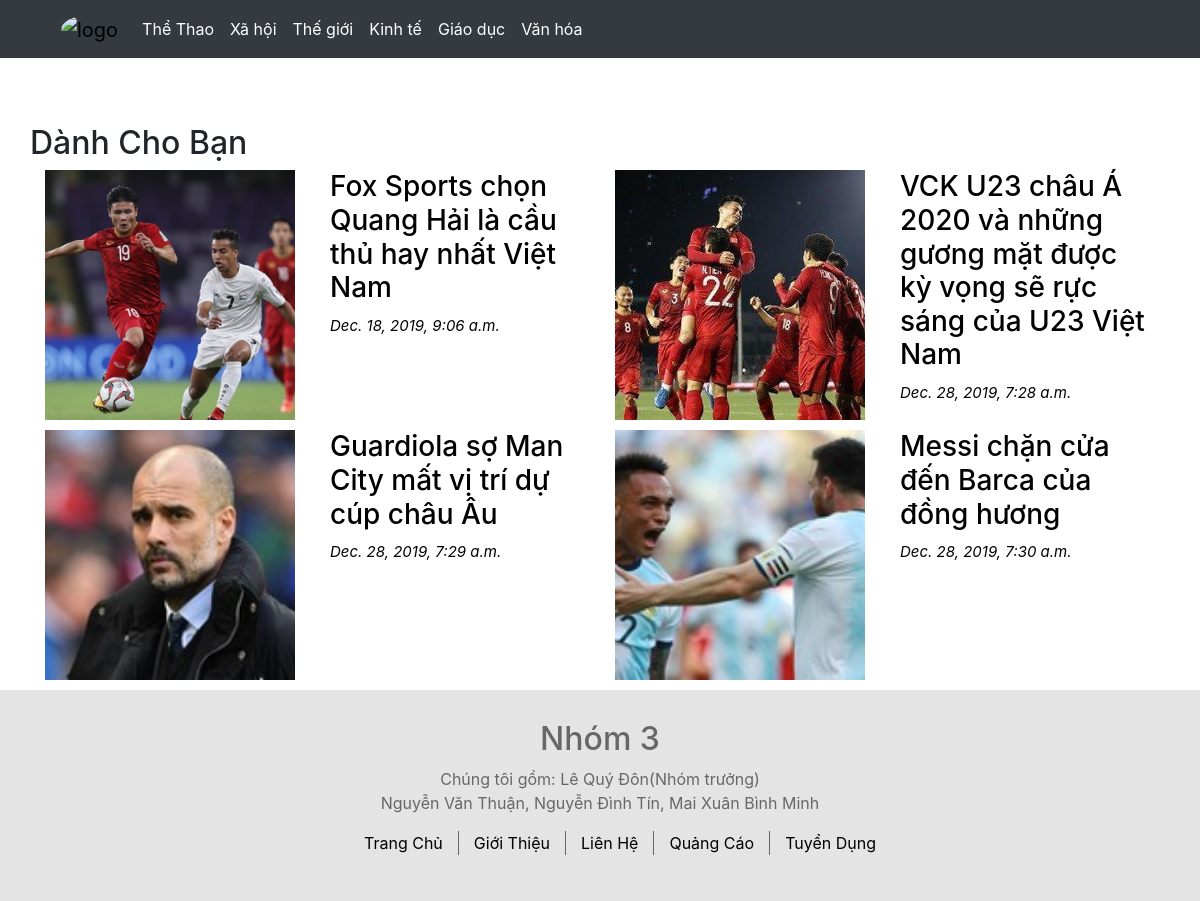
Before: /polls/list/1 with the older database file.
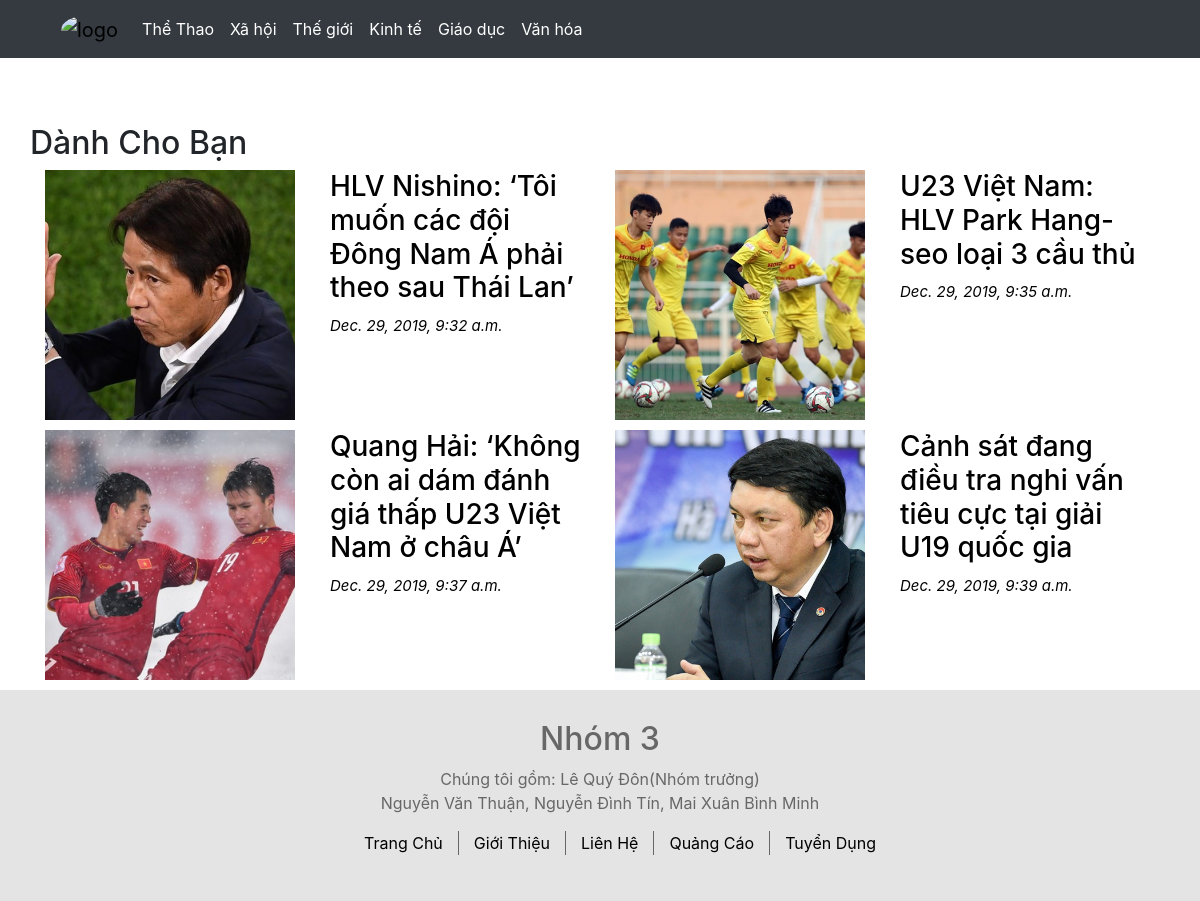
After: the same page with the newer database file.
### polls/models.py (models this page shows)
class Theloai(models.Model):
    id = models.AutoField(primary_key=True)
    ten_the_loai=models.CharField(max_length=200)

class Tintuc(models.Model):
    id=models.AutoField(primary_key=True)
    tieu_de=models.CharField(max_length=1000)
    tom_tat=models.TextField(default={})
    hinh=models.ImageField(upload_to="images/", blank=True, null=True)
    ngaytao=models.DateTimeField(auto_now = True)
    noidung=RichTextField()
    theloai=models.ForeignKey(Theloai,on_delete=models.CASCADE)

### polls/views.py (the view)
# urls.py: path('list/<int:loai_id>',views.viewlisttintuc,name="list"),
def viewlisttintuc(request, loai_id):
    listtt=Theloai.objects.get(pk=loai_id)
    listloai=Theloai.objects.all()
    return render(request,"polls/loaitintuc.html",{"tintuc":listtt,"listloai":listloai})

### polls/templates/polls/loaitintuc.html (shortened to what this page needs)
 {% extends 'polls/base.html' %}
 {% block content %}
  <header>
        <div class="container-fluid bg-dark menu ">
            <div class="container ">
                <nav class="navbar navbar-expand-sm bg-dark navbar-dark ">
                    <a class="navbar-brand" href="{% url 'index' %}">
                        <img src="https://image.freepik.com/free-vector/newspaper-logo_10250-2347.jpg" alt="logo" class="logo">
                    </a>
                    <ul class="navbar-nav">
                       {% for item in listloai %}
                       <li class="nav-item">
                        <a class="nav-link text-white" href="{% url 'list' item.id %}">{{item.ten_the_loai}}</a>
                        <li>
                        {% endfor %}
                    </ul>
                </nav>
            </div>
        </div>
    </header>
 <br>
 <main>
    <div class="container">
            <div class="row"><h2>Dành Cho Bạn</h2></div>
            <div class="row ">
            {% for item in tintuc.tintuc_set.all %}
                <div class="col-6 item">
                    <div class="container-fluid">
                        <a href="{% url 'tintuc' item.id %}">
                            <div class="row ">
                                <div class="col-6 "><img class="img-cart" src="{{item.hinh.url}}" alt="" height="250px" width="250px" ></div>
                                <div class="col-6 b ">
                                    <h3>{{item.tieu_de}}</h3>
                                    <p><i style="color: black;">{{item.ngaytao}}</i></p>
                                </div>
                            </div>
                        </a>
                    </div>
                </div>
            {% endfor %}
            </div>
        </div>
 </main>
 <footer >
        <div class="container-fluid ">
           <div class="container">
               <h2>Nhóm 3</h2>
               <p> Chúng tôi gồm: Lê Quý Đôn(Nhóm trưởng) <br> Nguyễn Văn Thuận, Nguyễn Đình Tín, Mai Xuân Bình Minh </p>
               <ul>
                    <li class="link" style="border: 0;"><a href="">Trang Chủ</a></li>
                    <li class="link"><a href="">Giới Thiệu</a></li>
                    <li class="link"><a href="">Liên Hệ</a></li>
                    <li class="link"><a href="">Quảng Cáo</a></li>
                    <li class="link"><a href="">Tuyển Dụng</a></li>
               </ul>
           </div>
        </div>
   </footer>
 {% endblock %}

### polls/templates/polls/base.html (shortened to what this page needs)
<!DOCTYPE html>
<html lang="en">
<head>
  <link rel="stylesheet" href="https://maxcdn.bootstrapcdn.com/bootstrap/4.4.1/css/bootstrap.min.css">
</head>
<body>
    <main>
        {% block content %}
        {% endblock %}
    </main>
</body>
</html>

### polls/templates/polls/loaitintuc.html (style rules this page uses)
.menu { position: fixed; z-index: 1; top: 0; }
img { object-fit: cover; }
img.logo { width: 40px; height: 40px; border-radius: 50%; }
main { margin-top: 50px; }
.item { margin-bottom: 10px; padding: 0; }
i { color: white; font-size: 15px; }
a { color: black !important; }
footer { padding: 30px; color: rgb(104, 103, 103); background-color: rgb(228, 228, 228); text-align: center; }
ul { display: flex; justify-content: center; }
li.link { margin: 0; padding: 0px 15px; border-left: 1px solid; list-style: none; }

Changed rows visible on the page:
removed Tintuc: hinh (picture), tieu_de "Fox Sports chọn Quang Hải là cầu thủ hay nhất Việt Nam", ngaytao "Dec. 18, 2019, 9:06 a.m."
removed Tintuc: hinh (picture), tieu_de "VCK U23 châu Á 2020 và những gương mặt được kỳ vọng sẽ rực sáng của U23 Việt Nam", ngaytao "Dec. 28, 2019, 7:28 a.m."
removed Tintuc: hinh (picture), tieu_de "Guardiola sợ Man City mất vị trí dự cúp châu Âu", ngaytao "Dec. 28, 2019, 7:29 a.m."
removed Tintuc: hinh (picture), tieu_de "Messi chặn cửa đến Barca của đồng hương", ngaytao "Dec. 28, 2019, 7:30 a.m."
added Tintuc: hinh (picture), tieu_de "HLV Nishino: ‘Tôi muốn các đội Đông Nam Á phải theo sau Thái Lan’", ngaytao "Dec. 29, 2019, 9:32 a.m."
added Tintuc: hinh (picture), tieu_de "U23 Việt Nam: HLV Park Hang-seo loại 3 cầu thủ", ngaytao "Dec. 29, 2019, 9:35 a.m."
added Tintuc: hinh (picture), tieu_de "Quang Hải: ‘Không còn ai dám đánh giá thấp U23 Việt Nam ở châu Á’", ngaytao "Dec. 29, 2019, 9:37 a.m."
added Tintuc: hinh (picture), tieu_de "Cảnh sát đang điều tra nghi vấn tiêu cực tại giải U19 quốc gia", ngaytao "Dec. 29, 2019, 9:39 a.m."
